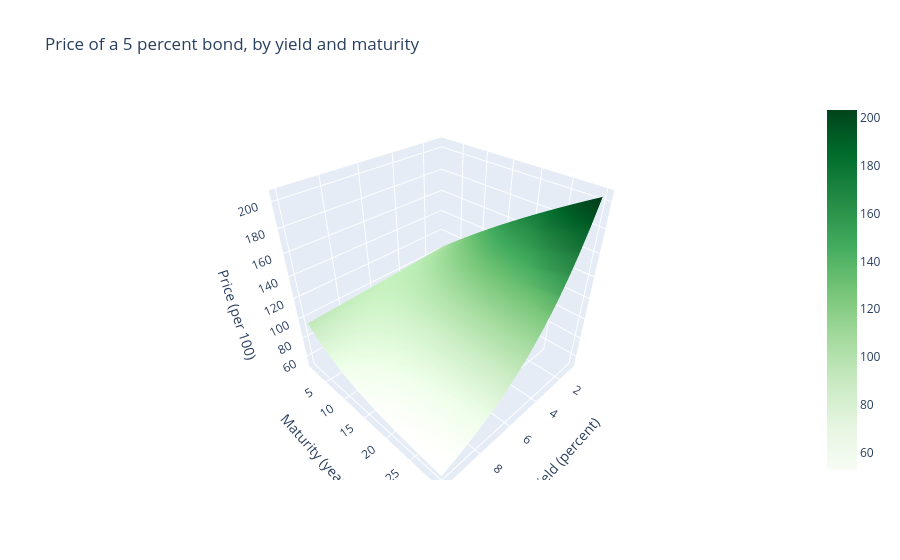

Notebook code for this chart:
### Code cell
# go is plotly's layer under px: go.Figure() holds a chart, go.Surface() takes the two axes,
# the table of heights, and colorscale=, its colours from low to high
import plotly.graph_objects as go
fig = go.Figure(go.Surface(x=yields, y=years, z=price_grid, colorscale='Greens'))
# update_layout(): settings after the figure is made; scene= titles the three axes
fig.update_layout(title='Price of a 5 percent bond, by yield and maturity', scene={
    'xaxis_title': 'Yield (percent)', 'yaxis_title': 'Maturity (years)',
    'zaxis_title': 'Price (per 100)'})
fig.show()

### Figure 1 — Plotly figure (JSON) as saved in the notebook; plotly's stock layout.template omitted (floating-point values rounded to 4 significant figures; data arrays with more than 128 entries replaced by an {"elided": "..."} marker saying what was removed)
{"data": [{"colorscale": [[0.0, "rgb(247,252,245)"], [0.125, "rgb(229,245,224)"], [0.25, "rgb(199,233,192)"], [0.375, "rgb(161,217,155)"], [0.5, "rgb(116,196,118)"], [0.625, "rgb(65,171,93)"], [0.75, "rgb(35,139,69)"], [0.875, "rgb(0,109,44)"], [1.0, "rgb(0,68,27)"]], "type": "surface", "x": [1.0, 1.5, 2.0, 2.5, 3.0, 3.5, 4.0, 4.5, 5.0, 5.5, 6.0, 6.5, 7.0, 7.5, 8.0, 8.5, 9.0, 9.5, 10.0], "y": [1, 2, 3, 4, 5, 6, 7, 8, 9, 10, 11, 12, 13, 14, 15, 16, 17, 18, 19, 20, 21, 22, 23, 24, 25, 26, 27, 28, 29, 30], "z": {"elided": "30x19 float values"}}], "layout": {"scene": {"xaxis": {"title": {"text": "Yield (percent)"}}, "yaxis": {"title": {"text": "Maturity (years)"}}, "zaxis": {"title": {"text": "Price (per 100)"}}}, "title": {"text": "Price of a 5 percent bond, by yield and maturity"}}}
